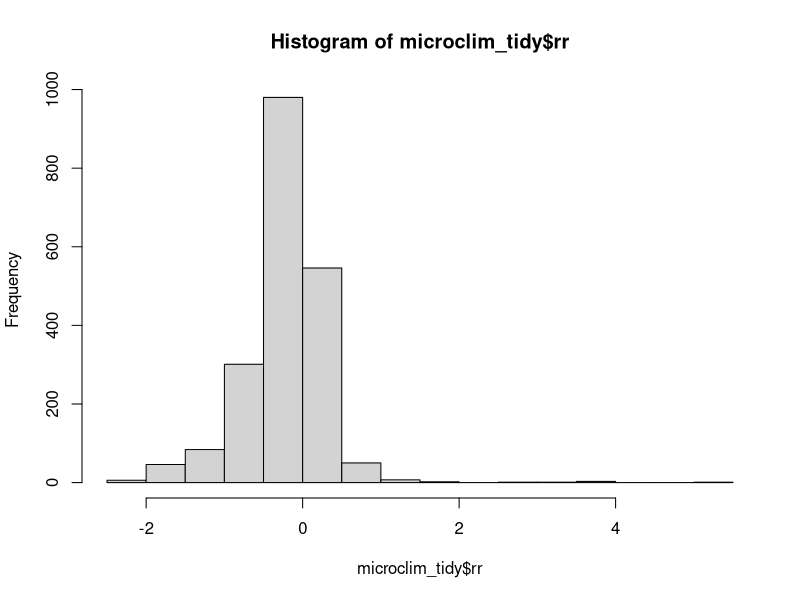
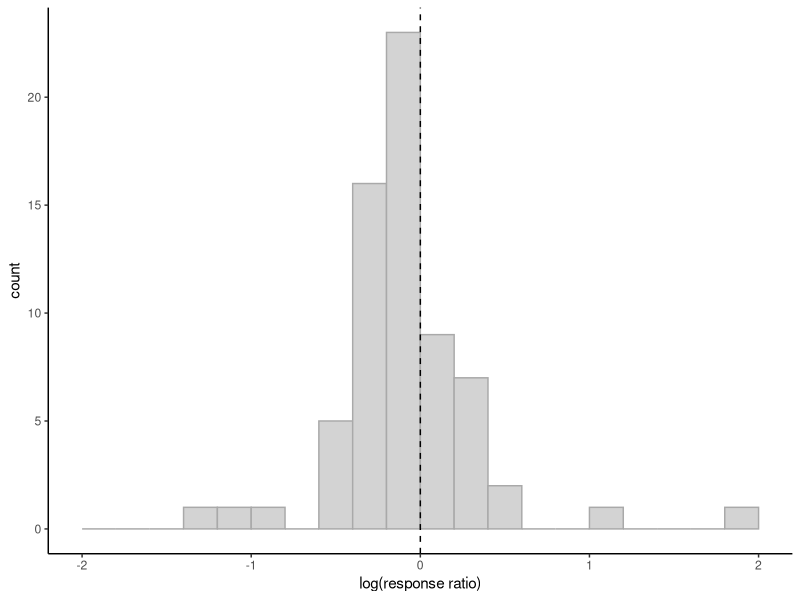
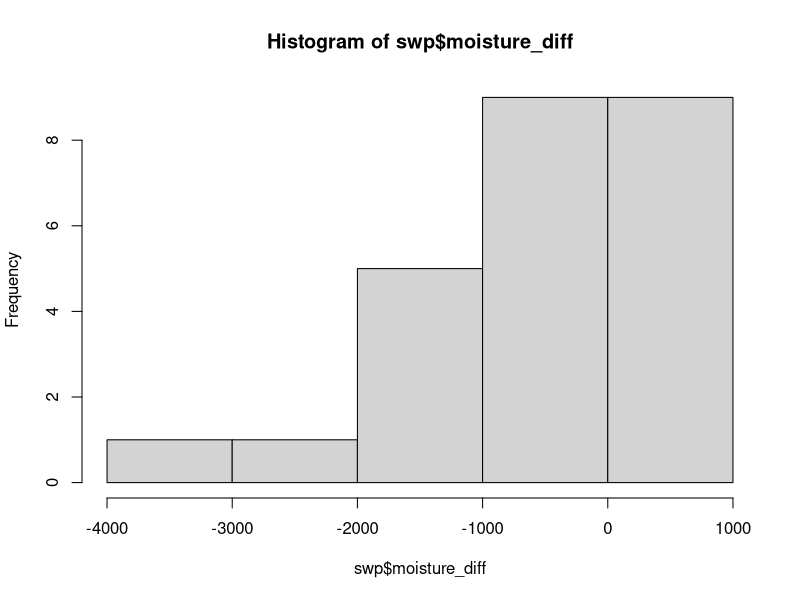

The R source for these figures, in order:
rm(list = ls())

#this is a simple script to calculate the response ratio, add it to the dataset, and fit a simple mixed effects model to calculate the average RR accounting for the multiple observations from studies

library(tidyverse)
library(lme4)
library(readr)

microclim <- read_csv("updated_dataset_july2023.csv")
microclim <- microclim %>% mutate(datapoint.num = 1:nrow(microclim))

microclim_tidy <- microclim %>%
  select(unique_id, datapoint.num, moisture_type_consistent, moisture_units, moisture_open, moisture_forest) %>%
  filter(moisture_units %in% c('cm^3/cm^3', '%', 'm^3/m^3', 'm^3/ m^3', "mm/mm", "g kg -1", 'mm/cm', 'mm')) %>%
  mutate(rr = log(moisture_forest/moisture_open))

##choose the measurements with "proportion units"

hist(microclim_tidy$rr)
direction <- microclim_tidy$rr > 0 ## 1 = positive, 0 = negative
table(direction)

studyMeans <- microclim_tidy %>% group_by(unique_id) %>% summarise(meanRR = mean(rr, na.rm = T))
direction <- studyMeans$meanRR > 0 ## 1 = positive, 0 = negative
table(direction)

ggplot(studyMeans, aes(x = meanRR)) + 
  geom_histogram(breaks = seq(-2, 2, by = 0.2), fill = 'lightgrey', color = 'darkgrey') + 
  geom_vline(aes(xintercept = 0), linetype = 'dashed') + 
  xlab('log(response ratio)') + 
  theme_classic()

microclim <- microclim %>% left_join(microclim_tidy)

write.csv(microclim, "updated_dataset_july2023_withRR.csv")


### fit a very simple LMER to predict response ratio with a random effect for study
library(lme4)

simp_mod <- with(microclim_tidy, lmer(rr ~ 1|unique_id))
summary(simp_mod)


##for the ones where we can't calculated a RR (swp), compare the forest and open sites

swp <- microclim %>% filter(moisture_type_consistent %in% c('SMP', 'SWP'))
unique(swp$moisture_units)

#need to convert MPa to kPa
swp <- swp %>% mutate(moisture_forest_corrected = ifelse(moisture_units == 'MPa', moisture_forest*1000, moisture_forest), moisture_open_corrected = ifelse(moisture_units == 'MPa', moisture_open*1000, moisture_open)) %>% mutate(moisture_diff = moisture_forest_corrected - moisture_open_corrected)

hist(swp$moisture_diff)  #most values are negative, indicating that forest tends to be drier.

##lingering question is how to do a response ratio for these values. Maybe, take the absolute value and then do the LRRd (used in medicine wehre negative nubmers indicate improved performance???)

